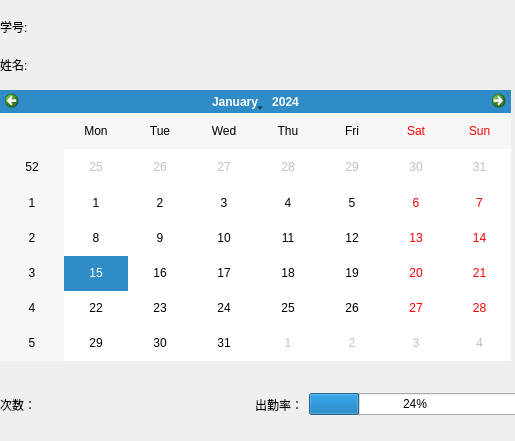
<?xml version="1.0" encoding="UTF-8"?>
<ui version="4.0">
 <class>presonWidght</class>
 <widget class="QWidget" name="presonWidght">
  <property name="geometry">
   <rect>
    <x>0</x>
    <y>0</y>
    <width>515</width>
    <height>441</height>
   </rect>
  </property>
  <property name="windowTitle">
   <string>Form</string>
  </property>
  <widget class="QCalendarWidget" name="calendarWidget">
   <property name="geometry">
    <rect>
     <x>0</x>
     <y>90</y>
     <width>511</width>
     <height>271</height>
    </rect>
   </property>
  </widget>
  <widget class="QWidget" name="layoutWidget">
   <property name="geometry">
    <rect>
     <x>0</x>
     <y>10</y>
     <width>181</width>
     <height>71</height>
    </rect>
   </property>
   <layout class="QVBoxLayout" name="verticalLayout">
    <item>
     <widget class="QLabel" name="label">
      <property name="text">
       <string>学号:</string>
      </property>
     </widget>
    </item>
    <item>
     <widget class="QLabel" name="label_2">
      <property name="text">
       <string>姓名:</string>
      </property>
     </widget>
    </item>
   </layout>
  </widget>
  <widget class="QWidget" name="layoutWidget">
   <property name="geometry">
    <rect>
     <x>0</x>
     <y>374</y>
     <width>521</width>
     <height>61</height>
    </rect>
   </property>
   <layout class="QHBoxLayout" name="horizontalLayout">
    <item>
     <widget class="QLabel" name="label_3">
      <property name="text">
       <string>次数：</string>
      </property>
     </widget>
    </item>
    <item>
     <spacer name="horizontalSpacer">
      <property name="orientation">
       <enum>Qt::Horizontal</enum>
      </property>
      <property name="sizeHint" stdset="0">
       <size>
        <width>40</width>
        <height>20</height>
       </size>
      </property>
     </spacer>
    </item>
    <item>
     <widget class="QLabel" name="label_4">
      <property name="text">
       <string>出勤率：</string>
      </property>
     </widget>
    </item>
    <item>
     <widget class="QProgressBar" name="progressBar">
      <property name="value">
       <number>24</number>
      </property>
     </widget>
    </item>
   </layout>
  </widget>
 </widget>
 <resources/>
 <connections/>
</ui>
